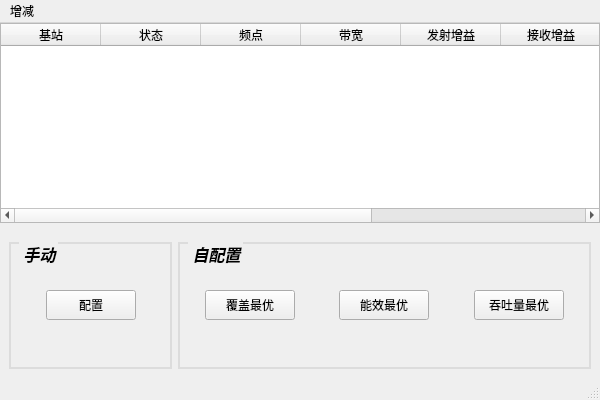
<?xml version="1.0" encoding="UTF-8"?>
<ui version="4.0">
 <class>config_mainwindow</class>
 <widget class="QMainWindow" name="config_mainwindow">
  <property name="geometry">
   <rect>
    <x>0</x>
    <y>0</y>
    <width>600</width>
    <height>400</height>
   </rect>
  </property>
  <property name="windowTitle">
   <string>MainWindow</string>
  </property>
  <widget class="QWidget" name="centralwidget">
   <layout class="QVBoxLayout" name="verticalLayout">
    <property name="spacing">
     <number>10</number>
    </property>
    <property name="leftMargin">
     <number>0</number>
    </property>
    <property name="topMargin">
     <number>0</number>
    </property>
    <property name="rightMargin">
     <number>0</number>
    </property>
    <property name="bottomMargin">
     <number>0</number>
    </property>
    <item>
     <widget class="QTableWidget" name="tableWidget">
      <property name="maximumSize">
       <size>
        <width>16777215</width>
        <height>200</height>
       </size>
      </property>
      <property name="styleSheet">
       <string notr="true"/>
      </property>
      <column>
       <property name="text">
        <string>基站</string>
       </property>
      </column>
      <column>
       <property name="text">
        <string>状态</string>
       </property>
      </column>
      <column>
       <property name="text">
        <string>频点</string>
       </property>
      </column>
      <column>
       <property name="text">
        <string>带宽</string>
       </property>
      </column>
      <column>
       <property name="text">
        <string>发射增益</string>
       </property>
      </column>
      <column>
       <property name="text">
        <string>接收增益</string>
       </property>
      </column>
      <column>
       <property name="text">
        <string>功率</string>
       </property>
      </column>
      <column>
       <property name="text">
        <string>PRB分配</string>
       </property>
      </column>
     </widget>
    </item>
    <item>
     <widget class="QWidget" name="widget" native="true">
      <property name="maximumSize">
       <size>
        <width>16777215</width>
        <height>200</height>
       </size>
      </property>
      <property name="font">
       <font>
        <family>Abyssinica SIL</family>
        <weight>50</weight>
        <italic>true</italic>
        <bold>false</bold>
       </font>
      </property>
      <layout class="QHBoxLayout" name="horizontalLayout">
       <item>
        <widget class="QGroupBox" name="groupBox">
         <property name="maximumSize">
          <size>
           <width>180</width>
           <height>16777215</height>
          </size>
         </property>
         <property name="styleSheet">
          <string notr="true">QGroupBox {
			font-weight: bold;
			font-size:16px;
            border-color: #DCDCDC;
            border-width: 2px;
            border-style: solid;
            margin-top: 0.5ex;
        }
QGroupBox::title {
			color:black;
			
           subcontrol-origin: margin;
            subcontrol-position: top left;
            left: 10px;
            margin-left: 2px;
            padding: 0  0px;
        }</string>
         </property>
         <property name="title">
          <string>手动</string>
         </property>
         <layout class="QHBoxLayout" name="horizontalLayout_2">
          <item>
           <spacer name="horizontalSpacer">
            <property name="orientation">
             <enum>Qt::Horizontal</enum>
            </property>
            <property name="sizeHint" stdset="0">
             <size>
              <width>6</width>
              <height>20</height>
             </size>
            </property>
           </spacer>
          </item>
          <item>
           <widget class="QPushButton" name="pushButton">
            <property name="minimumSize">
             <size>
              <width>90</width>
              <height>30</height>
             </size>
            </property>
            <property name="maximumSize">
             <size>
              <width>90</width>
              <height>30</height>
             </size>
            </property>
            <property name="text">
             <string>配置</string>
            </property>
           </widget>
          </item>
          <item>
           <spacer name="horizontalSpacer_2">
            <property name="orientation">
             <enum>Qt::Horizontal</enum>
            </property>
            <property name="sizeHint" stdset="0">
             <size>
              <width>9</width>
              <height>20</height>
             </size>
            </property>
           </spacer>
          </item>
         </layout>
        </widget>
       </item>
       <item>
        <widget class="QGroupBox" name="groupBox_2">
         <property name="styleSheet">
          <string notr="true">QGroupBox {
			font-weight: bold;
			font-size:16px;
            border-color: #DCDCDC;
            border-width: 2px;
            border-style: solid;
            margin-top: 0.5ex;
        }
QGroupBox::title {
			color:black;
			
           subcontrol-origin: margin;
            subcontrol-position: top left;
            left: 10px;
            margin-left: 2px;
            padding: 0  0px;
        }</string>
         </property>
         <property name="title">
          <string>自配置</string>
         </property>
         <layout class="QHBoxLayout" name="horizontalLayout_4">
          <property name="leftMargin">
           <number>25</number>
          </property>
          <property name="rightMargin">
           <number>25</number>
          </property>
          <property name="bottomMargin">
           <number>9</number>
          </property>
          <item>
           <widget class="QPushButton" name="cg_btn_cover">
            <property name="minimumSize">
             <size>
              <width>90</width>
              <height>30</height>
             </size>
            </property>
            <property name="maximumSize">
             <size>
              <width>90</width>
              <height>30</height>
             </size>
            </property>
            <property name="text">
             <string>覆盖最优</string>
            </property>
           </widget>
          </item>
          <item>
           <spacer name="horizontalSpacer_5">
            <property name="orientation">
             <enum>Qt::Horizontal</enum>
            </property>
            <property name="sizeHint" stdset="0">
             <size>
              <width>38</width>
              <height>20</height>
             </size>
            </property>
           </spacer>
          </item>
          <item>
           <widget class="QPushButton" name="cg_btn_power">
            <property name="minimumSize">
             <size>
              <width>90</width>
              <height>30</height>
             </size>
            </property>
            <property name="maximumSize">
             <size>
              <width>90</width>
              <height>30</height>
             </size>
            </property>
            <property name="text">
             <string>能效最优</string>
            </property>
           </widget>
          </item>
          <item>
           <spacer name="horizontalSpacer_6">
            <property name="orientation">
             <enum>Qt::Horizontal</enum>
            </property>
            <property name="sizeHint" stdset="0">
             <size>
              <width>39</width>
              <height>20</height>
             </size>
            </property>
           </spacer>
          </item>
          <item>
           <widget class="QPushButton" name="cg_btn_output">
            <property name="minimumSize">
             <size>
              <width>90</width>
              <height>30</height>
             </size>
            </property>
            <property name="maximumSize">
             <size>
              <width>90</width>
              <height>30</height>
             </size>
            </property>
            <property name="text">
             <string>吞吐量最优</string>
            </property>
           </widget>
          </item>
         </layout>
        </widget>
       </item>
      </layout>
     </widget>
    </item>
   </layout>
  </widget>
  <widget class="QMenuBar" name="menubar">
   <property name="geometry">
    <rect>
     <x>0</x>
     <y>0</y>
     <width>600</width>
     <height>25</height>
    </rect>
   </property>
   <widget class="QMenu" name="menu">
    <property name="title">
     <string>增减</string>
    </property>
    <addaction name="action"/>
    <addaction name="action_2"/>
   </widget>
   <addaction name="menu"/>
  </widget>
  <widget class="QStatusBar" name="statusbar"/>
  <action name="action">
   <property name="text">
    <string>添加</string>
   </property>
  </action>
  <action name="action_2">
   <property name="text">
    <string>删除</string>
   </property>
  </action>
  <action name="action_3">
   <property name="text">
    <string>覆盖最优</string>
   </property>
  </action>
  <action name="action_4">
   <property name="text">
    <string>性能最优</string>
   </property>
  </action>
 </widget>
 <resources/>
 <connections/>
</ui>
